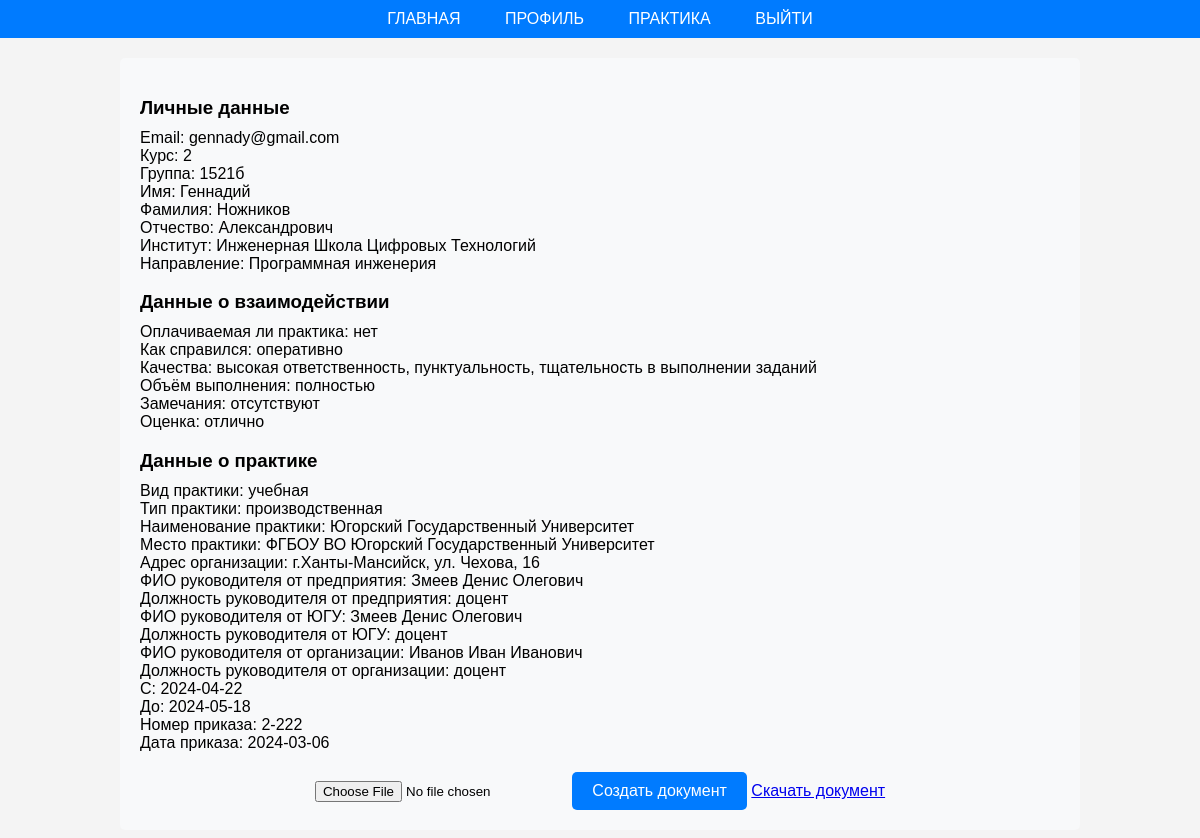
The page /home.php (signed in) on the database its author committed.
### tables this page shows
CREATE TABLE `users` (
  `id` int(11) NOT NULL,
  `type_account` varchar(100) NOT NULL DEFAULT 'user',
  `email` varchar(100) DEFAULT NULL,
  `pass` varchar(100) DEFAULT NULL,
  `course` int(11) DEFAULT NULL,
  `groupp` varchar(5) DEFAULT NULL,
  `surname` varchar(20) DEFAULT NULL,
  `name` varchar(20) NOT NULL,
  `patronymic` varchar(20) DEFAULT NULL,
  `institute` varchar(100) DEFAULT NULL,
  `direction` varchar(50) DEFAULT NULL
);

CREATE TABLE `interaction` (
  `id_student` int(11) NOT NULL,
  `id_practic` int(11) DEFAULT NULL,
  `vid_dogovora` varchar(100) DEFAULT NULL,
  `payment` varchar(100) DEFAULT NULL,
  `spravlyalsya` varchar(100) DEFAULT NULL,
  `kachestva` varchar(250) DEFAULT NULL,
  `amount_vipolneniya` varchar(100) DEFAULT NULL,
  `zamechaniya` varchar(250) DEFAULT NULL,
  `ocenka` varchar(50) DEFAULT NULL
);

CREATE TABLE `practics` (
  `id` int(11) NOT NULL,
  `vid` varchar(30) DEFAULT NULL,
  `type` varchar(30) DEFAULT NULL,
  `name` varchar(100) DEFAULT NULL,
  `place_practic` varchar(100) DEFAULT NULL,
  `address_organization` varchar(100) DEFAULT NULL,
  `fio_director_of_company` varchar(100) DEFAULT NULL,
  `post_director_of_company` varchar(50) DEFAULT NULL,
  `fio_director_of_ugrasu` varchar(100) DEFAULT NULL,
  `post_director_of_ugrasu` varchar(100) DEFAULT NULL,
  `fio_director_of_organization` varchar(100) DEFAULT NULL,
  `post_director_of_organization` varchar(100) DEFAULT NULL,
  `from_date` date DEFAULT NULL,
  `to_date` date DEFAULT NULL,
  `number_of_prikaz` varchar(11) DEFAULT NULL,
  `date` date DEFAULT NULL
);

### home.php (the view, shortened to what this page needs)
<?php
@include 'config.php';
?>
<!DOCTYPE html>
<html lang="en">
<head>
   <link rel="stylesheet" href="style.css">
</head>
<body>
   <?php include 'header.php'; ?>
   <?php
        $selectUser = $conn->prepare("SELECT * FROM `users` WHERE id = ?");
        $selectUser->execute([$_SESSION['user_id']]);
        $user = $selectUser->fetch(PDO::FETCH_ASSOC);
        $selectInteraction = $conn->prepare("SELECT * FROM `interaction` WHERE id_student = ?");
        $selectInteraction->execute([$_SESSION['user_id']]);
        $interaction = $selectInteraction->fetch(PDO::FETCH_ASSOC);
        $id_practic = $interaction['id_practic'];
        $selectPractice = $conn->prepare("SELECT * FROM `practics` WHERE id = ?");
        $selectPractice->execute([$id_practic]);
        $practice = $selectPractice->fetch(PDO::FETCH_ASSOC);
   ?>
   <div class="profile-container">
      <div class="section">
         <h3>Личные данные</h3>
         <div class="input-group">
               <label>Email:</label>
               <span><?= $user['email'] ?></span>
         </div>
         <div class="input-group">
               <label>Курс:</label>
               <span><?= $user['course'] ?></span>
         </div>
         <div class="input-group">
               <label>Группа:</label>
               <span><?= $user['groupp'] ?></span>
         </div>
         <div class="input-group">
               <label>Имя:</label>
               <span><?= $user['name'] ?></span>
         </div>
         <div class="input-group">
               <label>Фамилия:</label>
               <span><?= $user['surname'] ?></span>
         </div>
         <div class="input-group">
               <label>Отчество:</label>
               <span><?= $user['patronymic'] ?></span>
         </div>
         <div class="input-group">
               <label>Институт:</label>
               <span><?= $user['institute'] ?></span>
         </div>
         <div class="input-group">
               <label>Направление:</label>
               <span><?= $user['direction'] ?></span>
         </div>
        <h3>Данные о взаимодействии</h3>
        <div class="input-group">
            <label>Оплачиваемая ли практика:</label>
            <span><?= $interaction['payment'] ?></span>
        </div>
        <div class="input-group">
            <label>Как справился:</label>
            <span><?= $interaction['spravlyalsya'] ?></span>
        </div>
        <div class="input-group">
            <label>Качества:</label>
            <span><?= $interaction['kachestva'] ?></span>
        </div>
        <div class="input-group">
            <label>Объём выполнения:</label>
            <span><?= $interaction['amount_vipolneniya'] ?></span>
        </div>
        <div class="input-group">
            <label>Замечания:</label>
            <span><?= $interaction['zamechaniya'] ?></span>
        </div>
        <div class="input-group">
            <label>Оценка:</label>
            <span><?= $interaction['ocenka'] ?></span>
        </div>
        <h3>Данные о практике</h3>
        <div class="input-group">
            <label>Вид практики:</label>
            <span><?= $practice['vid'] ?></span>
        </div>
        <div class="input-group">
            <label>Тип практики:</label>
            <span><?= $practice['type'] ?></span>
        </div>
        <div class="input-group">
            <label>Наименование практики:</label>
            <span><?= $practice['name'] ?></span>
        </div>
        <div class="input-group">
            <label>Место практики:</label>
            <span><?= $practice['place_practic'] ?></span>
        </div>
        <div class="input-group">
            <label>Адрес организации:</label>
            <span><?= $practice['address_organization'] ?></span>
        </div>
        <div class="input-group">
            <label>ФИО руководителя от предприятия:</label>
            <span><?= $practice['fio_director_of_company'] ?></span>
        </div>
        <div class="input-group">
            <label>Должность руководителя от предприятия:</label>
            <span><?= $practice['post_director_of_company'] ?></span>
        </div>
        <div class="input-group">
            <label>ФИО руководителя от ЮГУ:</label>
            <span><?= $practice['fio_director_of_ugrasu'] ?></span>
        </div>
        <div class="input-group">
            <label>Должность руководителя от ЮГУ:</label>
            <span><?= $practice['post_director_of_ugrasu'] ?></span>
        </div>
        <div class="input-group">
            <label>ФИО руководителя от организации:</label>
            <span><?= $practice['fio_director_of_organization'] ?></span>
        </div>
        <div class="input-group">
            <label>Должность руководителя от организации:</label>
            <span><?= $practice['post_director_of_organization'] ?></span>
        </div>
        <div class="input-group">
            <label>С:</label>
            <span><?= $practice['from_date'] ?></span>
        </div>
        <div class="input-group">
            <label>До:</label>
            <span><?= $practice['to_date'] ?></span>
        </div>
        <div class="input-group">
            <label>Номер приказа:</label>
            <span><?= $practice['number_of_prikaz'] ?></span>
        </div>
        <div class="input-group">
            <label>Дата приказа:</label>
            <span><?= $practice['date'] ?></span>
        </div>
        <form method="POST" enctype="multipart/form-data">
            <input type="file" name="uploaded_file">
            <button type="submit" name="create_document">Создать документ</button>
            <a href="output.docx" download="" class="download-link">Скачать документ</a>
        </form>
</body>
</html>

### header.php (shortened to what this page needs)
<header class="header">
<div class="flex">
   <nav class="navbar">
      <a href="home.php">ГЛАВНАЯ</a>
      <a href="profile.php">ПРОФИЛЬ</a>
      <a href="practic.php">ПРАКТИКА</a>
      <a href="logout.php">ВЫЙТИ</a>
   </nav>
</div>
</header>

### style.css (style rules this page uses)
.header { background-color: #007bff; color: #fff; padding: 10px 0; text-align: center; }
.header .flex { width: 80%; margin: 0 auto; }
.header .navbar a { color: #fff; text-decoration: none; padding: 10px 20px; border-radius: 5px; transition: background-color 0.3s; }
.profile-container { width: 80%; margin: 20px auto; }
.section { background-color: #f8f9fa; border-radius: 5px; padding: 20px; margin-bottom: 20px; }
.section h3 { margin-bottom: 10px; }
body { font-family: Arial, sans-serif; background-color: #f4f4f4; margin: 0; padding: 0; }
form { text-align: center; margin-top: 20px; }
button { padding: 10px 20px; font-size: 16px; border-radius: 5px; background-color: #007bff; color: #fff; border: none; cursor: pointer; transition: background-color 0.3s; }

### rows shown on the page
users: email "gennady@gmail.com", course "2", groupp "1521б", name "Геннадий", surname "Ножников", patronymic "Александрович", institute "Инженерная Школа Цифровых Технологий", direction "Программная инженерия"
interaction: payment "нет", spravlyalsya "оперативно", kachestva "высокая ответственность, пунктуальность, тщательность в выполнении заданий", amount_vipolneniya "полностью", zamechaniya "отсутствуют", ocenka "отлично"
practics: vid "учебная", type "производственная", name "Югорский Государственный Университет", place_practic "ФГБОУ ВО Югорский Государственный Университет", address_organization "г.Ханты-Мансийск, ул. Чехова, 16", fio_director_of_company "Змеев Денис Олегович", post_director_of_company "доцент", fio_director_of_ugrasu "Змеев Денис Олегович", post_director_of_ugrasu "доцент", fio_director_of_organization "Иванов Иван Иванович", post_director_of_organization "доцент", from_date "2024-04-22", to_date "2024-05-18", number_of_prikaz "2-222", date "2024-03-06"
